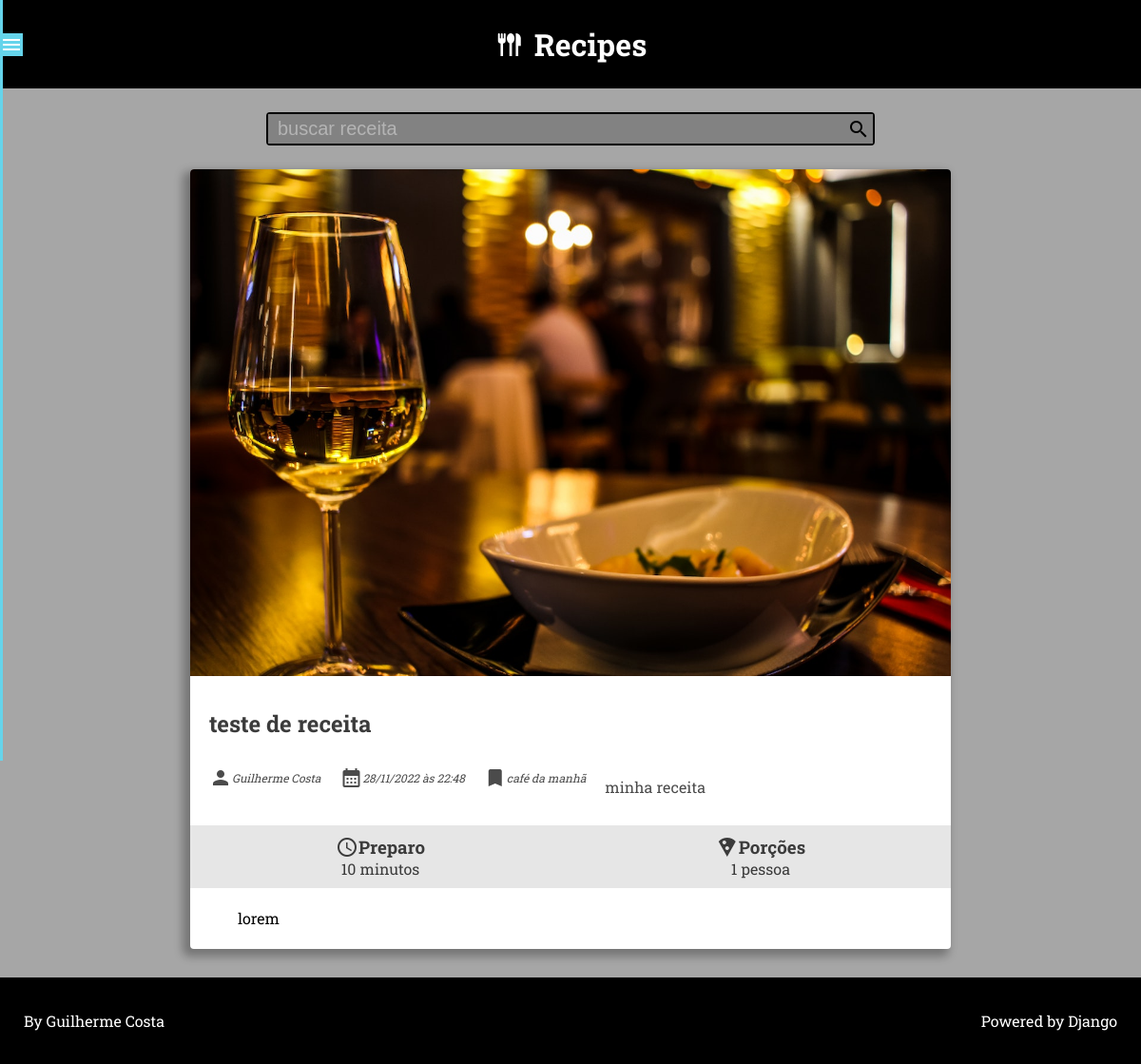
/recipe/8/, run on an earlier commit of the app's database.
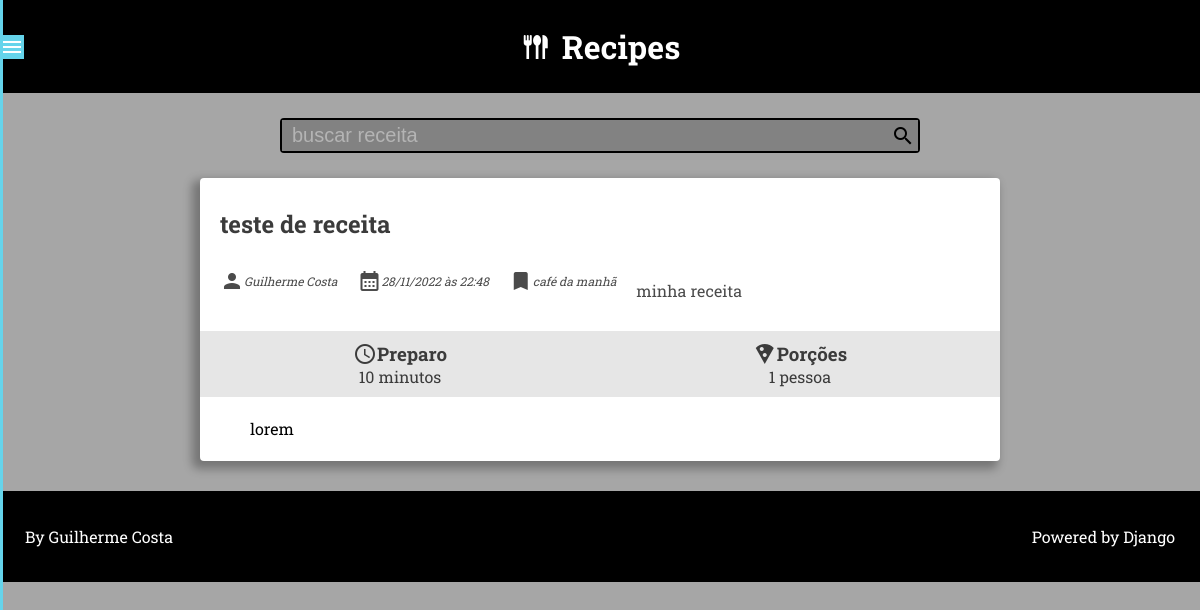
And on a later commit of the database.
### recipes/models.py (models this page shows, shortened)
class Recipe(models.Model):
    title = models.CharField(max_length=65)
    description = models.CharField(max_length=165)
    slug = models.SlugField()
    preparation_time = models.IntegerField()
    preparation_time_unit = models.CharField(max_length=165)
    servings = models.IntegerField()
    servings_unit = models.CharField(max_length=65)
    preparation_steps = models.TextField()
    preparation_steps_is_html = models.BooleanField(default=False)
    created_at = models.DateTimeField(auto_now_add=True)
    updated_at = models.DateTimeField(auto_now=True)
    is_published = models.BooleanField(default=False)
    cover = models.ImageField(upload_to='recipes/covers/%Y/%m/%d/',
                              blank=True,
                              default='',
                              )
    category = models.ForeignKey(Category,
                                 on_delete=models.SET_NULL,
                                 null=True,
                                 )
    author = models.ForeignKey(User,
                               on_delete=models.SET_NULL,
                               null=True,
                               )

class Category(models.Model):
    name = models.CharField(max_length=65,
                            verbose_name='Nome',
                            )

### recipes/views.py (the view)
# urls.py: path('recipe/<int:id>/', views.recipe, name='recipe'),
def recipe(request, id) -> render:
    recipe: object = Recipe.objects.filter(pk=id).order_by('-id')
    return render(request, 'recipes/pages/recipe-view.html', context={
        'recipe_details': True,
        'recipe_description': True,
        'recipe': recipe.first(),
    })

### recipes/templates/recipes/pages/recipe-view.html (shortened to what this page needs)
{% extends 'global/base.html' %}
{% block content %}
<div class="main-content main-content-list">
    {% include "recipes/partials/individual-recipe-view.html" %}
</div>
{% endblock content %}

### recipes/templates/recipes/partials/_details-recipe.html (shortened to what this page needs)
{% if recipe.cover %}
    <a href="{% url 'recipes:recipe' recipe.id %}">
        <img class="card-image" src="{{ recipe.cover.url }}" alt="temp image">
    </a>
{% endif %}
<section class="box-card-info">
    <a href="{% url 'recipes:recipe' recipe.id %}">
        <h2 class="card-title">{{ recipe.title }}</h2>
    </a>
    <div class="card-details">
        <div>
            <span class="material-icons card-user-icon">person</span>
            {% if recipe.author.first_name %}
                <span class="card-username">{{ recipe.author.first_name }} {{recipe.author.last_name}}</span>
            {% else %}
                <span class="card-username">{{ recipe.author.username }}</span>
            {% endif %}
        </div>
        <div>
            <span class="material-icons card-calendar-icon">&#xebcc</span>
            <span class="card-date">{{ recipe.created_at|date:"d/m/Y" }} às {{ recipe.created_at|date:"H:i" }}</span>
        </div>
        <div>
            <span class="material-icons">bookmark</span>
            <span class="card-group">{{ recipe.category.name }}</span>
        </div>
        <div class="prev-text-card">
            <p>{{ recipe.description }}</p>
        </div>
    </div>
</section>
<section class="box-card-preparation">
    <div class="card-time-preparation">
        <h3><span class="material-icons">&#xe8b5</span>Preparo</h3>
        <p>{{ recipe.preparation_time }} {{ recipe.preparation_time_unit }}</p>
    </div>
    <div class="card-portion">
        <h3><span class="material-icons">&#xe552</span>Porções</h3>
        <p>{{ recipe.servings }} {{ recipe.servings_unit }}</p>
    </div>
</section>
{% if recipe_description %}
    <div class="card-preparation-steps">
        {{ recipe.preparation_steps }}
    </div>
{% endif %}

What changed in the data, as far as the page shows it:
changed Recipe "teste de receita": cover: picture removed
